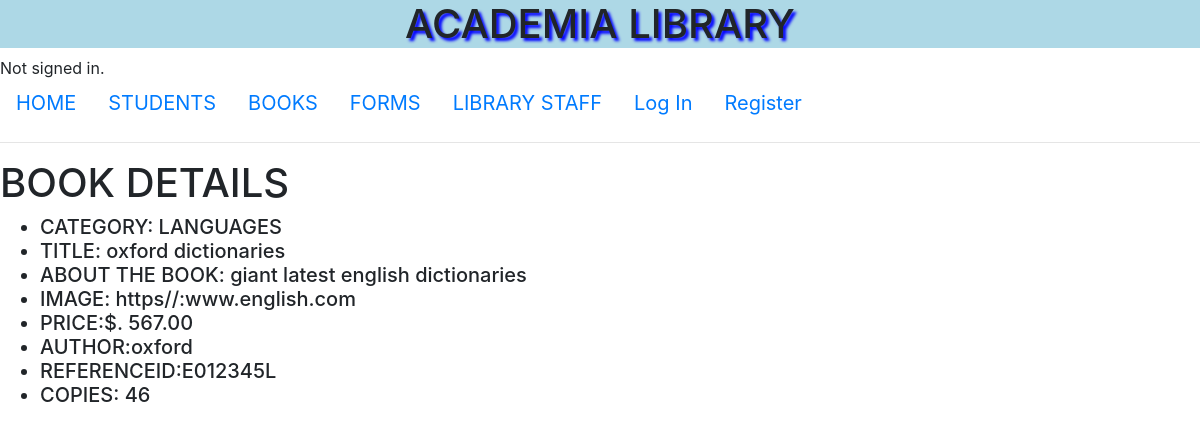
The page /book_details/1/ on the database its author committed.
### library/models.py (models this page shows, shortened)
class Book(models.Model):
    category= models.CharField(max_length= 35)
    title = models.CharField(max_length=35)
    about_the_book= models.CharField(max_length=320)
    book_condition = models.CharField(max_length=320)
    refId= models.CharField(max_length= 50, default= '')
    imageUrl= models.CharField(max_length=950)
    price= models.DecimalField(max_digits=5, decimal_places=2, default=0)
    author= models.CharField(max_length=35)
    copies = models.IntegerField( default= 0)

### library/views.py (the view)
# urls.py: path("book_details/<int:id>/", views.book_details, name= "book_details_name"),
def book_details(request, id):
        book_detail= Book.objects.get(id=id)
        return render(request, "library/book_details.html",{
             'book_detail':book_detail,
             })

### library/templates/library/book_details.html (shortened to what this page needs)
{% extends "library/layout.html" %}
{% load static %}
{%  block content  %}
    <h1>BOOK DETAILS<h1>
    <div>
        <ul >
            <li>CATEGORY: {{book_detail.category}}</li>
            <li>TITLE: {{book_detail.title}}</li>
            <li>ABOUT THE BOOK: {{book_detail.about_the_book}}</li>
            <li>IMAGE: {{book_detail.imageUrl}}</li>
            <li>PRICE:$. {{book_detail.price}}</li>
            <li>AUTHOR:{{book_detail.author}}</li>
            <li>REFERENCEID:{{book_detail.refId}}</li>
            <li>COPIES: {{book_detail.copies}}</li>
        </ul>
    </div>
{% endblock content %}

### library/templates/library/book_details.html (style rules this page uses)
li { font-size:20px; }

### rows shown on the page
Book: category "LANGUAGES", title "oxford dictionaries", about_the_book "giant latest english dictionaries", imageUrl "https//:www.english.com", price "567.00", author "oxford", refId "E012345L", copies "46"
